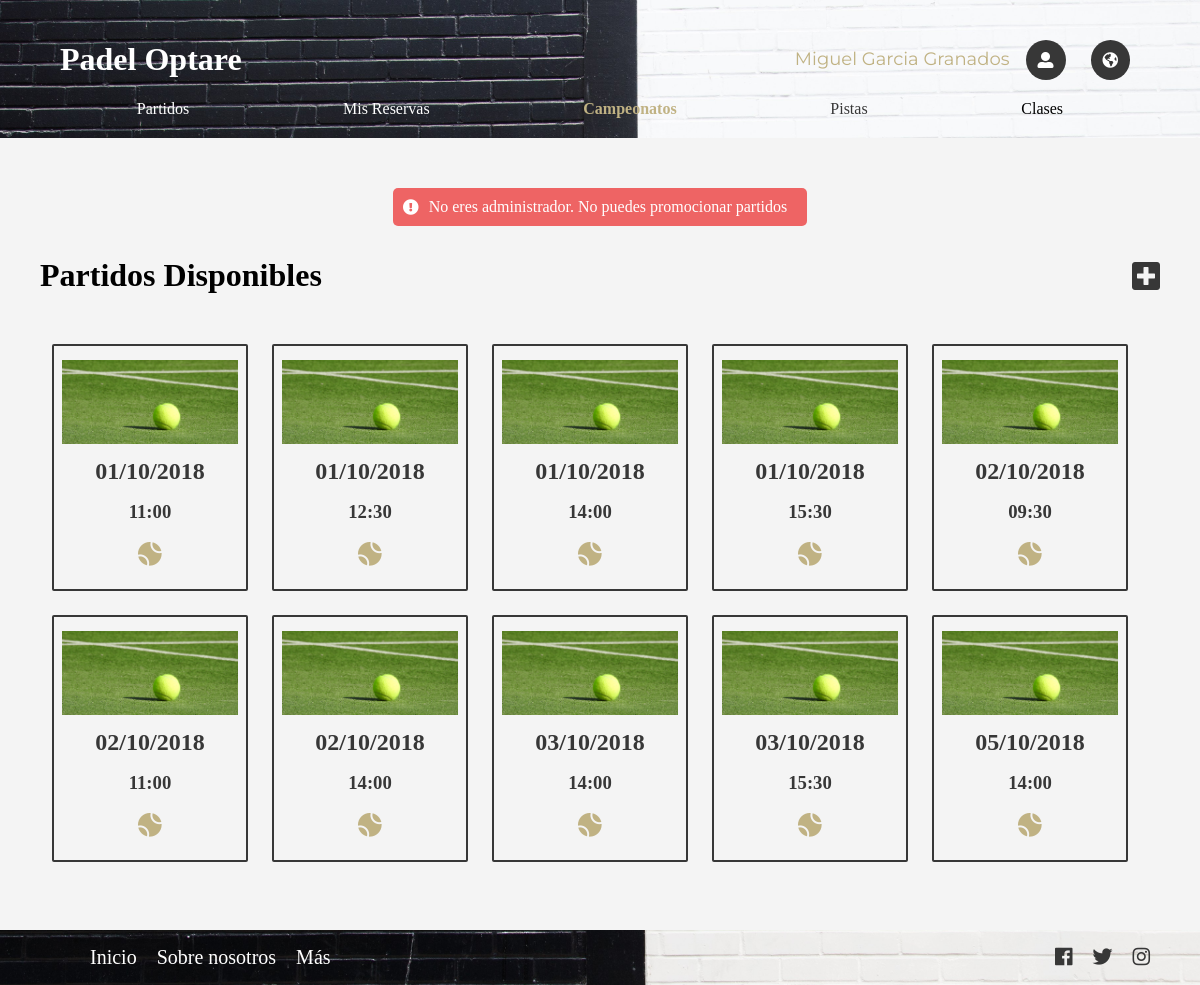
Page /index.php?controller=games&action=viewPromotion (signed in) on the committed database.
### tables this page shows
CREATE TABLE IF NOT EXISTS `Partido` (
  `idPartido` INT NOT NULL AUTO_INCREMENT,
  `idPista` INT NULL,
  `horario` DATETIME NOT NULL,
  PRIMARY KEY (`idPartido`));

### core/PDOConnection.php (called while the page is built)
<?php
class PDOConnection {
	private static $dbhost = "127.0.0.1";
	private static $port = ";port=3306";
	private static $dbname = "abp32";
	private static $dbuser = "padeloptare";
	private static $dbpass = "padeloptare";
	private static $db_singleton = null;
	public static function getInstance() {
		if (self::$db_singleton == null) {
			self::$db_singleton = new PDO(
			"mysql:host=".self::$dbhost.";dbname=".self::$dbname.self::$port.";charset=utf8",
			self::$dbuser,
			self::$dbpass,
			array(
				PDO::ATTR_EMULATE_PREPARES => false,
				PDO::ATTR_ERRMODE => PDO::ERRMODE_EXCEPTION
			)
		);
	}
	return self::$db_singleton;
}
}
?>

### model/UserMapper.php (called while the page is built, shortened)
<?php
require_once __DIR__ . "/../core/PDOConnection.php";
class UserMapper
{
    private $db;
    public function __construct()
    {
        $this->db = PDOConnection::getInstance();
    }
    public function isAdmin()
    {
        $stmt = $this->db->prepare("SELECT count(userId) FROM Administrador where userId=?");
        $stmt->execute(array($_SESSION["currentuser"]));
    }
}

### index.php (called while the page is built, shortened)
<?php
function run() {
	try {
		$controller = loadController($_GET["controller"]);
		$actionName = $_GET["action"];
		$controller->$actionName();
	} catch(Exception $ex) {
		die("An exception occured!!!!!".$ex->getMessage());
	}
}
function loadController($controllerName) {
	return new $controllerClassName();
}
run();
?>

### core/ViewManager.php (called while the page is built, shortened)
<?php
class ViewManager {
	private $fragmentContents = array();
	private $variables = array();
	private $currentFragment = self::DEFAULT_FRAGMENT;
	private $layout = "default";
	private function saveCurrentFragment() {
		$this->fragmentContents[$this->currentFragment].=ob_get_contents();
	}
	public function moveToFragment($name) {
		$this->currentFragment = $name;
	}
	public function getFragment($fragment, $default="") {
		return $this->fragmentContents[$fragment];
	}
	public function setVariable($varname, $value, $flash=false) {
		$this->variables[$varname] = $value;
	}
	public function getVariable($varname, $default=NULL) {
		if (!isset($this->variables[$varname])) {
			return $default;
		}
		return $this->variables[$varname];
	}
	public function render($controller, $viewname) {
		include(__DIR__."/../view/$controller/$viewname.php");
		$this->renderLayout();
	}
	private function renderLayout() {
		include(__DIR__."/../view/layouts/".$this->layout.".php");
	}
	private static $viewmanager_singleton = NULL;
	public static function getInstance() {
		if (self::$viewmanager_singleton == null) {
			self::$viewmanager_singleton = new ViewManager();
		}
		return self::$viewmanager_singleton;
	}
}

### core/I18n.php (called while the page is built, shortened)
<?php
class I18n {
	private $messages;
	public function setLanguage($language) {
		$this->messages = $i18n_messages;
	}
	public function i18n($key) {
		if (isset($this->messages[$key])){
			return $this->messages[$key];
		}else{
			return $key;
		}
	}
	private static $i18n_singleton = null;
	public static function getInstance() {
		if (self::$i18n_singleton == NULL) {
			self::$i18n_singleton = new I18n();
		}
		return self::$i18n_singleton;
	}
}
function i18n($key) {
	return I18n::getInstance()->i18n($key);
}

### model/Game.php (called while the page is built, shortened)
<?php
class Game {
	private $idGame;
	private $date;
	public function __construct($idGame=NULL, $date) {
		$this->idGame = $idGame;
		$this->date = $date;
	}
	public function getIdGame(){
		return $this->idGame;
	}
    public function getDate() {
		return $this->date;
	}
}

### model/GameMapper.php (called while the page is built, shortened)
<?php
require_once(__DIR__."/../core/PDOConnection.php");
class GameMapper {
private $db;
public function __construct() {
    $this->db = PDOConnection::getInstance();
}
public function countAthletes($idGame) {
    $stmt = $this->db->prepare("SELECT count(*) FROM Deportistas_Partido where idPartido=?");
    $stmt->execute(array($idGame));
    $count = $stmt->fetch(PDO::FETCH_ASSOC);
    return $count["count(*)"];
}
public function getAllOpen() {
    $stmt = $this->db->prepare("SELECT * FROM Partido");
    $stmt->execute();
    $games_db = $stmt->fetchAll(PDO::FETCH_ASSOC);
    $games=array();
    foreach ($games_db as $game) {
        $numAthletes = $this->countAthletes($game["idPartido"]);
        if($numAthletes < 4) {
            array_push($games, new Game($game["idPartido"], $game["horario"], $game["idPista"]));
        }
    }
    return $games;
}
}

### view/games/index.php (the view, shortened to what this page needs)
<?php
    $view = ViewManager::getInstance();
    $games = $view->getVariable("games");
    $numAthletes = $view->getVariable("numAthletes");
?>
<div class="game-summary-container">
    <div class="game-summary-header">
        <h1><?= i18n("Available Games") ?></h1>
        <a href="index.php?controller=games&amp;action=viewPromotion"><i class="fas fa-plus-square fa-2x"></i></a>
    </div>
    <ul>
        <?php
            foreach ($games as $game) {
                $participating = '';
                ?>
                    <li>
                        <div class="game-summary <?php echo $participating?>">
                            <form action="index.php?controller=games&amp;action=addAthlete" method="POST">
                                <a href="#" onclick="this.parentNode.submit()">
                                    <div class='game-image-container'></div>
                                    <h2 class="game-summary-title"><?php echo date_format(date_create($game->getDate()),"d/m/Y")?></h2>
                                    <h3 class="game-summary-title"><?php echo date_format(date_create($game->getDate()),"H:i")?></h3>
                                    <?php
                                        for($i = 0; $i < $numAthletes[$game->getIdGame()]; $i++){
                                            echo "<img src='/css/img/goldBall.png'/>";
                                        }
                                    ?>
                                </a>
                            </form>
                        </div>
                    </li>
                <?php
            }
        ?>
    </ul>
</div>

### controller/GamesController.php (shortened to what this page needs)
<?php
require_once(__DIR__."/../model/Game.php");
require_once(__DIR__."/../model/GameMapper.php");
require_once(__DIR__."/../model/UserMapper.php");
require_once(__DIR__."/../core/ViewManager.php");
class GamesController extends BaseController {
	private $gameMapper;
	private $userMapper;
	public function __construct() {
		$this->gameMapper = new GameMapper();
		$this->userMapper = new UserMapper();
	}
	public function index() {
		if (!isset($_SESSION["currentuser"]) ) {
			$errors["logging"] = i18n("Not in session. View games requires login");
			$this->view->setVariable("errors", $errors);
			$this->view->render("main", "index");
		} else {
			$games = $this->gameMapper->getAllOpen();
			$this->view->setVariable("games", $games);
			$gamesInWhichIParticipate = array();
			$numAthletes = array();
			foreach ($games as $game) {
				$idGame = $game->getIdGame();
				$userId = $_SESSION['currentuser'];
				$gamesInWhichIParticipate[$idGame] = $this->gameMapper->isAthleteInGame($idGame, $userId);
				$numAthletes[$idGame] = $this->gameMapper->countAthletes($idGame);
			}
			$this->view->setVariable("gamesInWhichIParticipate", $gamesInWhichIParticipate);
			$this->view->setVariable("numAthletes", $numAthletes);
			$this->view->render("games", "index");
		}
	}
	public function viewPromotion(){
		if (!isset($_SESSION["currentuser"]) ) {
			$errors["logging"] = i18n("Not in session. Promote games requires login");
			$this->view->setVariable("errors", $errors);
			$this->view->render("main", "index");
		} else {
			if($this->userMapper->isAdmin()){
				$this->view->render("games", "promote");
			}
			else{
				$errors["promoting"] = i18n("You are not Administrator. You can not promote games");
				$this->view->setVariable("errors", $errors);
				$this->index();
			}
		}
	}
}

### view/layouts/default.php (shortened to what this page needs)
<?php
$view = ViewManager::getInstance();
$errors = $view->getVariable("errors");
if($errors != NULL) {
    $errors = $view->getVariable("errors");
} else {
    $errors = [];
}
?><!DOCTYPE html>
<html lang="es">
<head>
    <link rel="stylesheet" href="../css/index.css">
    <link rel="stylesheet" href="https://use.fontawesome.com/releases/v5.4.1/css/all.css">
</head>
<body>
     <header>
        <div class="title-row">
            <a href="index.php"><h1>Padel Optare</h1></a>
            <div class="header-user-container">
                <?php if(isset($_SESSION['currentuser'])) { ?>
                    <p><?php echo $_SESSION['currentusername']?></p>
                    <div class="dropdown">
                        <button onclick="myFunction()" class="dropbtn fas fa-user-alt">
                        </button>
                    </div>
                <?php } ?>
                <div class="dropdown">
                    <button id="world" onclick="myFunction()" class="dropbtn fas fa-globe-americas">
                    </button>
                </div>
            </div>
        </div>
        <nav class="nav-bar">
            <a class="wh" href="index.php?controller=games&amp;action=index"><?=i18n("Games")?></a>
            <a class="wh" href="index.php?controller=bookings&amp;action=index"><?=i18n("My Bookings")?></a>
            <div class="dropdown">
                <span id="ch"><?=i18n("Championships")?></span>
            </div>
            <a href="index.php?controller=courts&amp;action=index"><?=i18n("Courts")?></a>
            <div class="dropdown">
                <span><?=i18n("Classes")?></span>
            </div>
        </nav>
     </header>
    <main class="text-center">
        <?php
        foreach($errors as $error) {
            echo '<div class="error-container"><i class="fas fa-exclamation-circle"></i><p class="error">' . $error . '</p></div>';
        }
        ?>
        <?= $view->getFragment(ViewManager::DEFAULT_FRAGMENT) ?>
    </main>
    <footer id="footer">
        <div class="footer-container">
            <ul class="quick-links">
                <li><a class="wh" href="#"><?=i18n("Home")?></a></li>
                <li><a class="wh" href="#"><?=i18n("About")?></a></li>
                <li><a class="wh" href="#"><?=i18n("More")?></a></li>
            </ul>
            <ul class="social">
                <li><a href="#"><i class="fab fa-facebook"></i></a></li>
                <li><a href="#"><i class="fab fa-twitter"></i></a></li>
                <li><a href="#"><i class="fab fa-instagram"></i></a></li>
            </ul>
        </div>
    </footer>
</body>
</html>

### css/index.css (style rules this page uses)
html { margin: 0px; width: 100%; height: 100%; }
body { margin: 0px; min-height: 100%; width: 100%; display: flex; flex-direction: column; }
main { padding: 40px; display: flex; align-items: center; flex-grow: 1; background-color: #F4F4F4; }
.error-container, .message-container { display: flex; align-items: center; color: white; padding: 10px; margin: 10px; border-radius: 5px; }
.error-container { background-color: #ee4c4cda; color: white; }
.error { margin: 0px 10px; font-size: 16px; }
footer { background: #F4F4F4; color: #373737; width: 100%; }
.footer-container { display: flex; flex-direction: row; justify-content: space-between; padding: 0px 40px; flex-wrap: wrap; }
footer a { color: #373737; text-decoration: none !important; }
footer li { color: #373737; text-decoration: none !important; font-size: 20px; }
.quick-links, .social { display: flex; list-style-type: none; }
.social > li, .quick-links > li { color: #373737; margin: 0px 10px; transition: 0.01s all ease; }
footer { background-image: url("img/fondo8.jpg"); background-position: center center; background-repeat: no-repeat; background-attachment: fixed; background-size: cover; }
a.wh { color: white; }
.game-summary-container { width: 100%; }
.game-summary-container ul { padding: 0px; display: flex; flex-wrap: wrap; }
.game-summary-container ul li { list-style: none; }
.game-summary-header { display: flex; align-items: center; justify-content: space-between; }
.game-summary-header a { text-decoration: none; color: #373737; }
.game-summary { text-align: center; border: 2px solid #373737; border-radius: 2px; margin: 12px; padding: 8px; }
.game-summary form a { display: block; height: 100%; width: 100%; text-decoration: none; color: #373737; }
.game-summary form a > * { padding: 8px; margin: 0px; }
.game-image-container { display: block; height: 80px; width: 160px; background: url("img/pistaCesped.jpg") repeat 0 0; background-size: contain; background-position: center center; background-repeat: no-repeat; }
header { background-color: #F4F4F4; padding: 20px; }
header > .title-row { display: flex; padding: 0px 80px 0px 40px; justify-content: space-between; align-items: center; }
.header-user-container { display: flex; align-content: center; }
.header-user-container p { font-family: "Montserrat", sans-serif; font-size: 18px; color: #C0B283; margin: 8px 16px; }
header > .title-row h1 { color: white; }
header > .title-row a { text-decoration: none; }
header > nav { display: flex; padding: 0px 40px; justify-content: space-around; text-decoration: none; }
.nav-bar a.wh { color: white; }
.nav-bar > a { size: 20px; color: #373737; text-decoration: none; }
header { background-image: url("img/fondo8.jpg"); background-position: center center; background-repeat: no-repeat; background-attachment: fixed; background-size: cover; }
.dropbtn { background-color: #373737; border-radius: 50%; color: white; padding: 12px; font-size: 16px; border: none; cursor: pointer; }
.dropdown { position: relative; display: inline-block; }
span#ch { color: #C0B283; font-weight: bold; }
button#world { margin-left: 25px; margin-right: -30px; }
main { flex-direction: column; justify-content: center; }

### rows in the picture
partido: horario "01/10/2018", horario "11:00"
partido: horario "01/10/2018", horario "12:30"
partido: horario "01/10/2018", horario "14:00"
partido: horario "01/10/2018", horario "15:30"
partido: horario "02/10/2018", horario "09:30"
partido: horario "02/10/2018", horario "11:00"
partido: horario "02/10/2018", horario "14:00"
partido: horario "03/10/2018", horario "14:00"
partido: horario "03/10/2018", horario "15:30"
partido: horario "05/10/2018", horario "14:00"

### other values in the picture
$_SESSION['currentusername'] "Miguel Garcia Granados"
i18n("Games") "Partidos"
i18n("My Bookings") "Mis Reservas"
i18n("Championships") "Campeonatos"
i18n("Courts") "Pistas"
i18n("Classes") "Clases"
$error "No eres administrador. No puedes promocionar partidos"
i18n("Available Games") "Partidos Disponibles"
i18n("Home") "Inicio"
i18n("About") "Sobre nosotros"
i18n("More") "Más"
